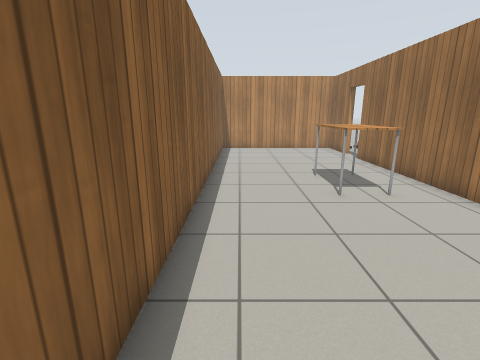
view 1 (above)

17 first-person views from a walk through a Gazebo world. The camera is 1.2 m above the floor, tilts 14° down and sees 85° across. The floor is counted in squares, 0.5 m on a side. Each view is taken from the middle of a square. On the plan, view 1 faces up. The plan holds only what a view shows up to about 17 squares ahead; the rest is blank. Simple patterns stand in for the simulator's built-in surfaces.

view 2
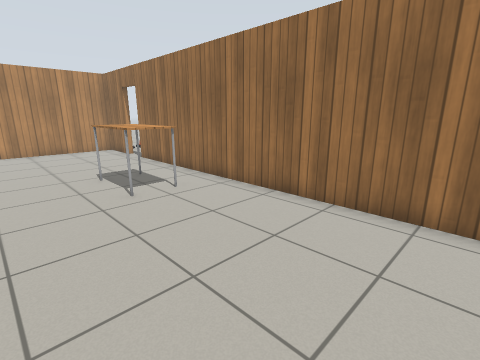

view 3
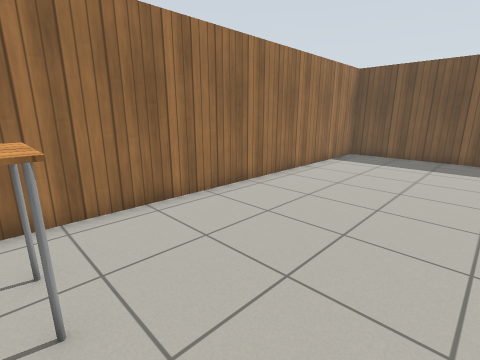

view 4
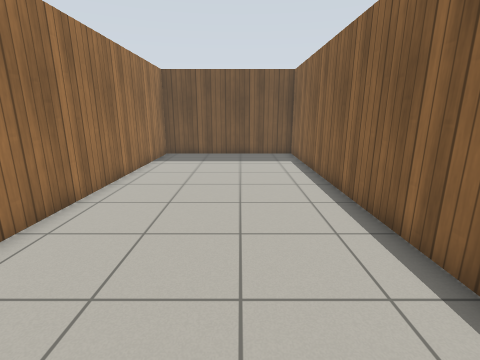

view 5
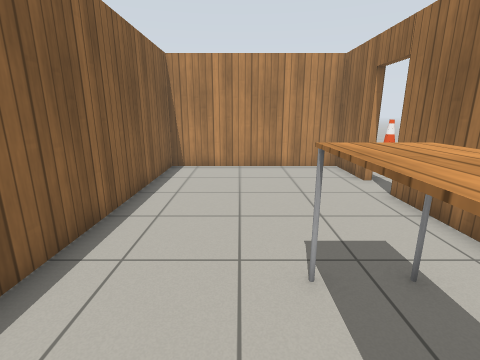

view 6
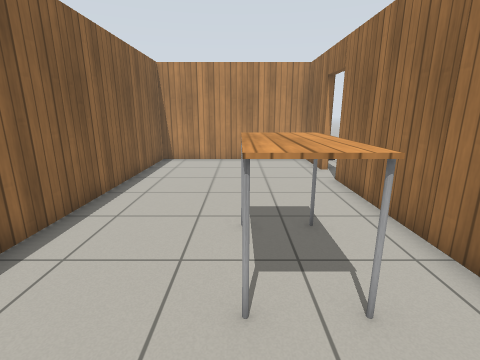

view 7
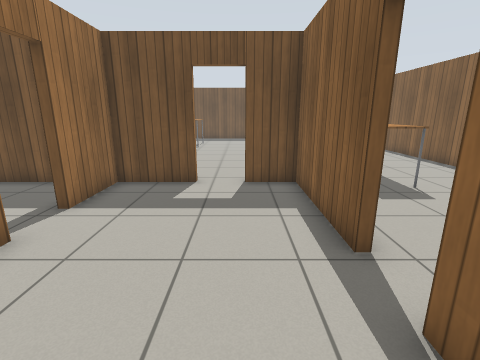

view 8
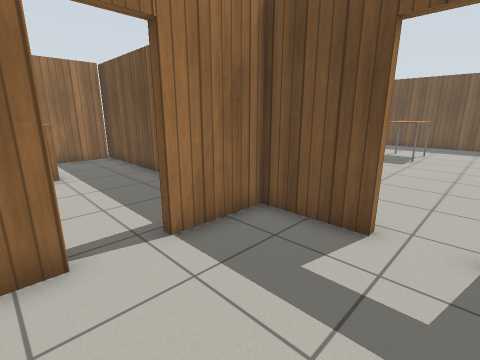

view 9
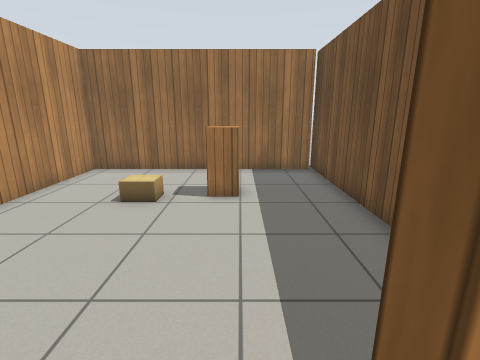

view 10
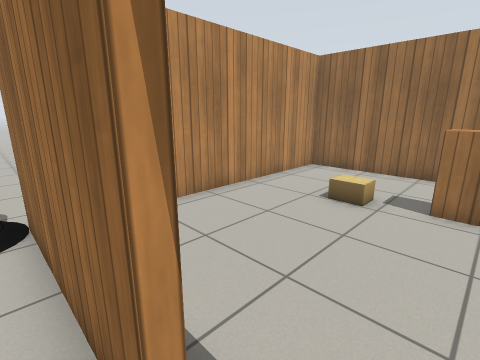

view 11
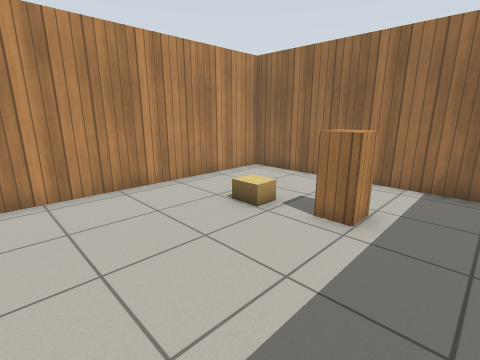

view 12
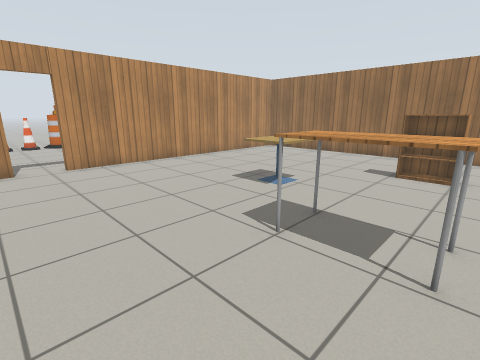

view 13
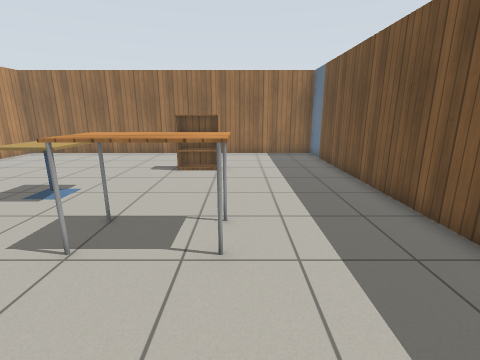

view 14
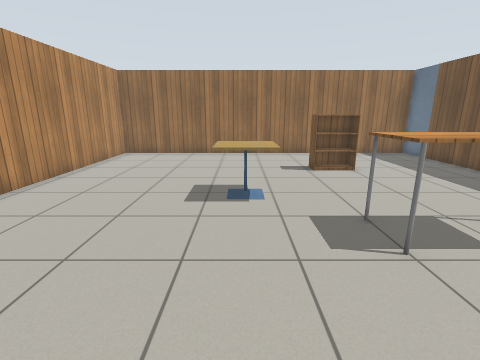

view 15
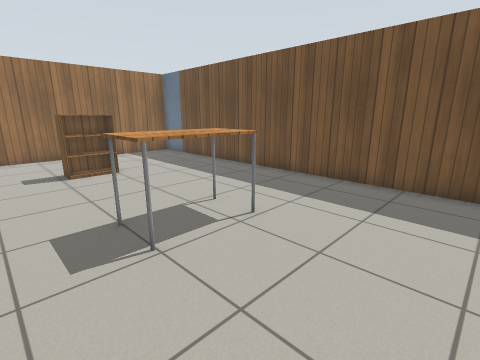

view 16
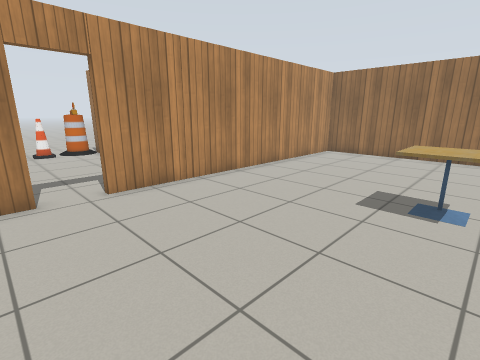

view 17
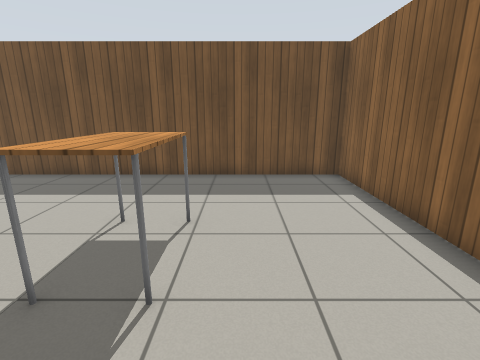

### Floor plan
Points are (right, up) in squares from view 1. A wall is a line through its corners. A room is listed if a view was taken in it or the views show most of it. See-through windows are left out.
Room 1 (views 1, 2, 3, 4, 5, 6)
walls: (6.6, 16.5) (6.6, 19.4) (-1.3, 19.4) (-1.3, -8.5) (6.6, -8.5) (6.6, 14.9)
ways out: open door at (7, 15.5) to room 2
objects: table (3, 8) to (4, 10)
Room 2 (views 7, 8, 9, 10)
walls: (6.9, 14.9) (6.9, 9.7) (8.9, 9.7); (10.5, 9.7) (13.5, 9.7) (13.5, 12.5); (13.5, 14.3) (13.5, 19.9); (6.9, 17.3) (6.9, 16.5)
ways out: open door at (7, 15.5) to room 1; open door at (14, 13.5) to room 3; open door at (9.7, 9.7) to room 4
objects: cone (9, 20); cone (11, 20); barrel (12, 20) to (13, 20)
Room 3 (view 11)
walls: (15.7, 9.7) (25.2, 9.7); (24.7, 9.8) (24.7, 19.6) (15.1, 19.6)
ways out: open door at (14, 13.5) to room 2
objects: cardboard box (20, 16) to (21, 16); cabinet (21, 13) to (21, 14)
Room 4 (views 12, 13, 14, 15, 16, 17)
walls: (6.9, -2) (6.9, -8.5) (24.8, -8.5) (24.8, 9.4) (10.5, 9.4); (8.9, 9.4) (8.1, 9.4)
ways out: open door at (9.7, 9.7) to room 2
objects: table (12, -4) to (14, -1); cafe table (15, 1) to (16, 2); bookshelf (20, -3) to (20, -1)

Positions as (right, up) in squares from view 1, and headings:
1: (0, 0), facing up
2: (0, 0), facing up-right
3: (0, 8), facing down-right
4: (2, 8), facing down
5: (2, 7), facing up
6: (3, 5), facing up
7: (9, 19), facing down
8: (9, 15), facing down-right
9: (13, 13), facing right
10: (13, 13), facing up-right
11: (15, 11), facing up-right
12: (8, -4), facing up-right
13: (8, -4), facing right
14: (8, 2), facing right
15: (8, 1), facing down-right
16: (8, 1), facing up-right
17: (11, 2), facing down
